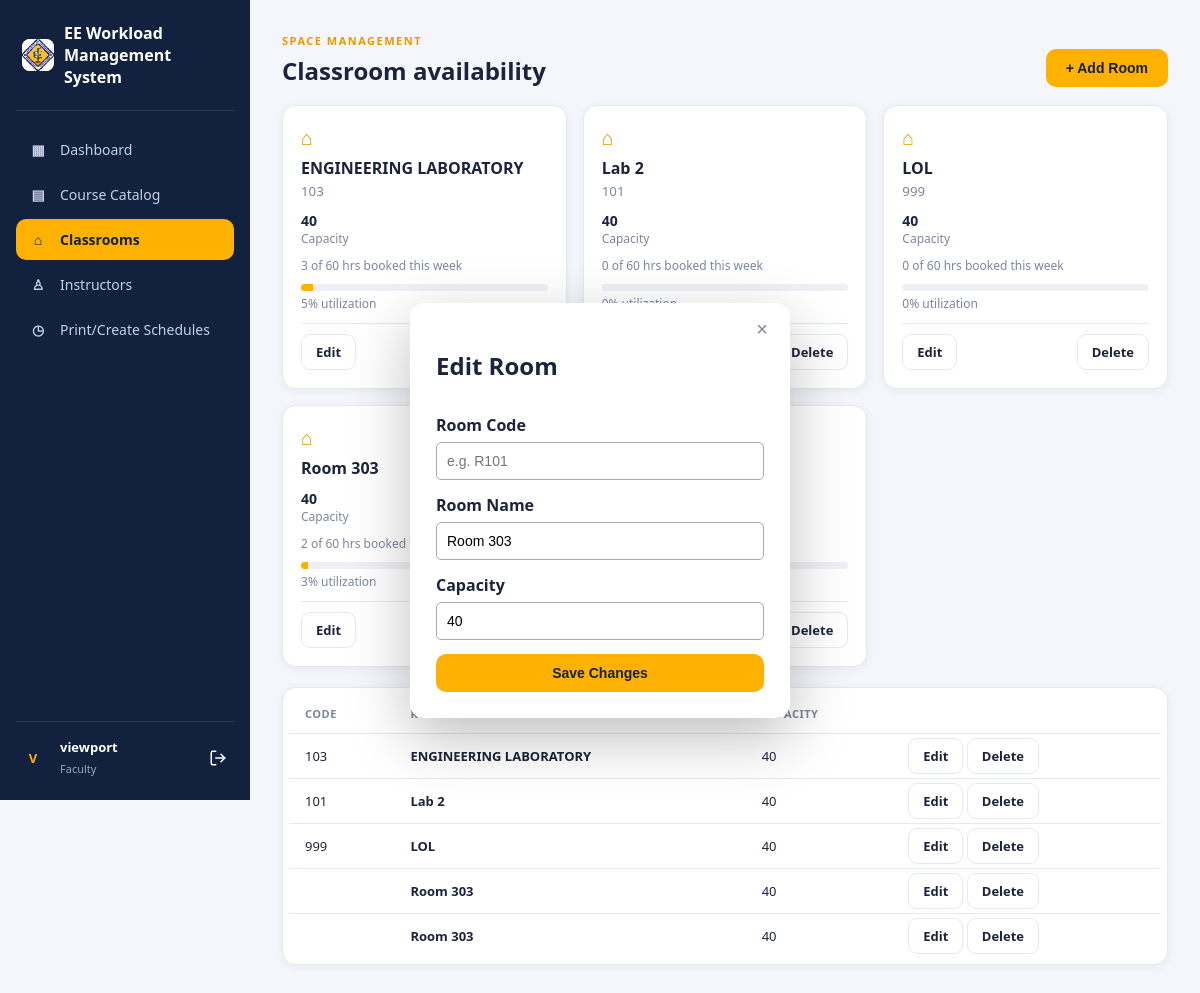
Page /classrooms.php?edit=3 (signed in) on the committed database.
### tables this page shows
CREATE TABLE `rooms` (
  `room_id` int(11) NOT NULL,
  `room_code` varchar(100) NOT NULL,
  `room_name` varchar(50) NOT NULL,
  `capacity` int(11) DEFAULT NULL
);

### classrooms.php (the view, shortened to what this page needs)
<?php
function h($v){ return htmlspecialchars((string)$v, ENT_QUOTES, 'UTF-8'); }
$db = new database();
$conn = $db->connect();
require 'includes/header.php';
$editing = null;
if (isset($_GET['edit'])) {
    $stmt = $conn->prepare("SELECT * FROM rooms WHERE room_id=?");
    $stmt->bind_param("i", $_GET['edit']);
    $stmt->execute();
    $editing = $stmt->get_result()->fetch_assoc();
}
$sql = "SELECT r.*,
               COALESCE(SUM(TIME_TO_SEC(TIMEDIFF(s.end_time, s.start_time))) / 3600, 0) AS booked_hours
        FROM rooms r
        LEFT JOIN schedules s ON s.room_id = r.room_id
        GROUP BY r.room_id
        ORDER BY r.room_name";
$result = $conn->query($sql);
$rooms = $result->fetch_all(MYSQLI_ASSOC);
?>
<link rel="stylesheet" href="assets/faculty_schedule.css">
<section class="page-section">
<div class="section-heading">
    <div><span class="eyebrow">SPACE MANAGEMENT</span><h2>Classroom availability</h2></div>
    <button class="primary-btn" id="openAddRoom">+ Add Room</button>
</div>
<div class="room-grid">
<?php foreach($rooms as $r):
    $percent = min(100, round(($r['booked_hours'] / AVAILABLE_HOURS_PER_WEEK) * 100));
?>
<div class="room-card">
    <div class="room-icon">⌂</div>
    <div class="room-head">
        <div><h3><?=h($r['room_name'])?></h3><small><?=h($r['room_code'])?></small></div>
    </div>
    <div class="room-numbers">
        <span><b><?=h($r['capacity'])?></b> Capacity</span>
    </div>
    <div class="room-numbers">
        <span><?= round($r['booked_hours'], 1) ?> of <?= AVAILABLE_HOURS_PER_WEEK ?> hrs booked this week</span>
    </div>
    <div class="progress wide"><span data-width="<?= $percent ?>"></span></div>
    <small class="muted"><?= $percent ?>% utilization</small>
    <div class="course-bottom" style="margin-top:10px; padding-top:10px; border-top:1px solid var(--border);">
        <a href="?edit=<?= $r['room_id'] ?>" class="outline-btn">Edit</a>
        <a href="?delete=<?= $r['room_id'] ?>" class="outline-btn" onclick="return confirm('Delete this room?')">Delete</a>
    </div>
</div>
<?php endforeach;?>
</div>
<div class="table-card">
<table>
<thead><tr><th>CODE</th><th>ROOM</th><th>CAPACITY</th><th></th></tr></thead>
<tbody>
<?php foreach($rooms as $r): ?>
<tr>
    <td><?=h($r['room_code'])?></td>
    <td><strong><?=h($r['room_name'])?></strong></td>
    <td><?=h($r['capacity'])?></td>
    <td>
        <a href="?edit=<?= $r['room_id'] ?>" class="outline-btn">Edit</a>
        <a href="?delete=<?= $r['room_id'] ?>" class="outline-btn" onclick="return confirm('Delete this room?')">Delete</a>
    </td>
</tr>
<?php endforeach;?>
</tbody>
</table>
</div>
</section>
<div class="modal <?= $editing ? 'open' : '' ?>" id="roomFormModal">
    <button class="modal-close" id="closeRoomForm">×</button>
    <h2><?= $editing ? 'Edit Room' : 'Add Room' ?></h2>
    <form method="post">
        <div class="form-group">
            <label>Room Code</label>
            <input type="text" name="room_code" required value="<?= h($editing['room_code'] ?? '') ?>" placeholder="e.g. R101">
        </div>
        <div class="form-group">
            <label>Room Name</label>
            <input type="text" name="room_name" required value="<?= h($editing['room_name'] ?? '') ?>" placeholder="e.g. Room 101">
        </div>
        <div class="form-group">
            <label>Capacity</label>
            <input type="number" name="capacity" required value="<?= h($editing['capacity'] ?? 40) ?>">
        </div>
        <button type="submit" class="primary-btn full"><?= $editing ? 'Save Changes' : 'Add Room' ?></button>
    </form>
</div>
<?php require 'includes/footer.php'; ?>

### assets/style.css (style rules this page uses)
:root { --navy:#12213d; --navy-2:#1b2a4a; --amber:#ffb100; --amber-dark:#e69900; --bg:#f4f6fb; --card:#ffffff; --border:#e4e8f1; --text:#1c243b; --muted:#7b869c; --green:#1fa971; --green-bg:#e6f7ef; --red:#e5484d; --red-bg:#fdecec; --radius:14px; --shadow:0 2px 10px rgba(20,30,60,.06); }
* { box-sizing:border-box }
body { margin:0;font-family:'Segoe UI',Roboto,Arial,sans-serif;background:var(--bg);color:var(--text);opacity:0;animation:pageFadeIn .45s ease forwards }
a { text-decoration:none;color:inherit }
.page-section { animation:fadeInUp .45s ease both }
.section-heading, .enrollment-head, .schedule-tools, .printable-schedule, .enroll-form-card { animation:fadeInUp .45s ease both }
.page-section { margin-bottom:28px }
.section-heading { display:flex;justify-content:space-between;align-items:flex-end;margin-bottom:18px;flex-wrap:wrap;gap:10px }
.eyebrow { font-size:11px;letter-spacing:1.5px;color:var(--amber-dark);font-weight:700 }
.section-heading h2 { margin:4px 0 0;font-size:24px }
.primary-btn { background:var(--amber);color:var(--navy);border:none;padding:11px 20px;border-radius:10px;font-weight:700;cursor:pointer;display:inline-flex;align-items:center;gap:8px;font-size:14px;transition:background-color .2s ease,transform .15s ease,box-shadow .2s ease }
.primary-btn.full { width:100%;justify-content:center }
.outline-btn { background:transparent;border:1.5px solid var(--border);color:var(--text);padding:8px 14px;border-radius:9px;font-weight:600;cursor:pointer;font-size:13px;transition:border-color .2s ease,transform .15s ease,background-color .2s ease }
.room-grid { display:grid;grid-template-columns:repeat(3,1fr);gap:16px;margin-bottom:20px }
.room-card { background:var(--card);border:1px solid var(--border);border-radius:var(--radius);padding:18px;box-shadow:var(--shadow);transition:transform .2s ease,box-shadow .2s ease;animation:fadeInUp .45s ease both }
.room-grid .room-card:nth-child(1) { animation-delay:.03s }
.room-grid .room-card:nth-child(2) { animation-delay:.06s }
.room-grid .room-card:nth-child(3) { animation-delay:.09s }
.room-grid .room-card:nth-child(4) { animation-delay:.12s }
.room-grid .room-card:nth-child(5) { animation-delay:.15s }
.room-icon { font-size:20px;color:var(--amber-dark);margin-bottom:6px }
.room-head { display:flex;justify-content:space-between;align-items:flex-start;margin-bottom:10px }
.room-head h3 { margin:0;font-size:16px }
.room-head small { color:var(--muted) }
.room-numbers { display:flex;justify-content:space-between;font-size:12px;color:var(--muted);margin-bottom:10px }
.room-numbers b { color:var(--text);font-size:14px;display:block }
.progress.wide { background:#eef0f6;border-radius:20px;height:7px;overflow:hidden }
.progress.wide span { display:block;height:100%;background:var(--amber);width:0;transition:width 1.1s cubic-bezier(.22,.9,.35,1) }
.muted { color:var(--muted);font-size:12px }
.table-card { background:var(--card);border:1px solid var(--border);border-radius:var(--radius);padding:6px;box-shadow:var(--shadow);overflow-x:auto }
table { width:100%;border-collapse:collapse;font-size:13px }
th { text-align:left;color:var(--muted);font-size:11px;letter-spacing:.5px;padding:12px 16px;border-bottom:1px solid var(--border) }
td { padding:13px 16px;border-bottom:1px solid var(--border) }
tr:last-child td { border-bottom:none }
.course-bottom { display:flex;justify-content:space-between;align-items:center;margin-top:auto;padding-top:8px;border-top:1px solid var(--border) }
.modal { position:fixed;inset:0;margin:auto;width:380px;max-width:90vw;height:fit-content;top:0;bottom:0;background:#fff;border-radius:var(--radius);padding:26px;box-shadow:0 20px 60px rgba(0,0,0,.25);display:flex;flex-direction:column;gap:12px;z-index:50;opacity:0;visibility:hidden;pointer-events:none;transform:translateY(-16px) scale(.96);transition:opacity .25s ease,transform .25s ease,visibility 0s linear .25s }
.modal.open { opacity:1;visibility:visible;pointer-events:auto;transform:translateY(0) scale(1);transition:opacity .25s ease,transform .25s ease,visibility 0s linear 0s }
.modal-close { position:absolute;top:14px;right:16px;border:none;background:none;font-size:20px;cursor:pointer;color:var(--muted) }

### assets/faculty_schedule.css (style rules this page uses)
.form-group { margin-bottom: 14px; }
.form-group label { display: block; margin-bottom: 6px; font-weight: bold; }
.form-group input, .form-group select { width: 100%; padding: 10px; border: 1px solid #aaa; border-radius: 5px; font-size: 14px; }

### rows in the picture
rooms: room_name "ENGINEERING LABORATORY", room_code "103", capacity "40", booked_hours "3", percent "5"
rooms: room_name "Lab 2", room_code "101", capacity "40", booked_hours "0"
rooms: room_name "LOL", room_code "999", capacity "40", booked_hours "0", percent "0"
rooms: room_name "Room 303", capacity "40", booked_hours "2", percent "3"
rooms: room_name "Room 303", capacity "40"

### other values in the picture
substr($_SESSION['faculty_name'] ?? 'F', 0, 1) "V"
$_SESSION['faculty_name'] "viewport"
